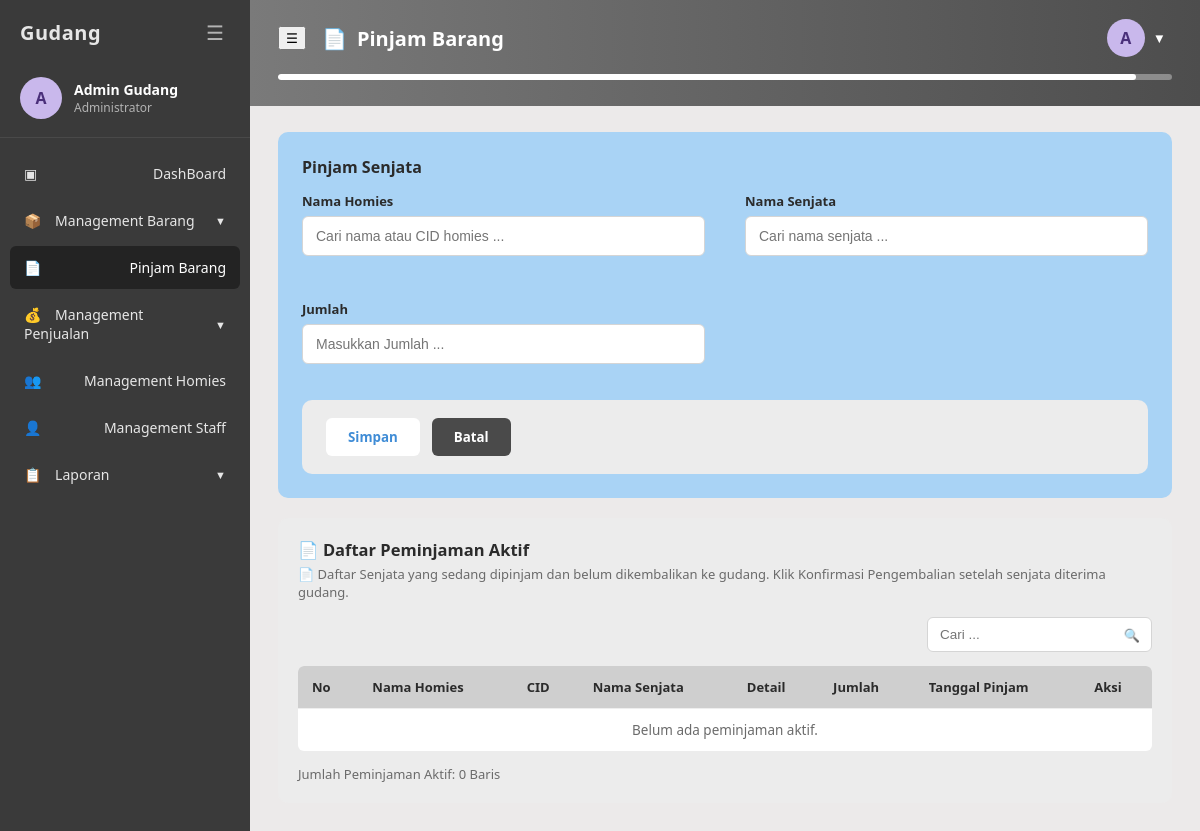
Page /peminjaman/peminjaman.php (signed in) on the earlier database version.
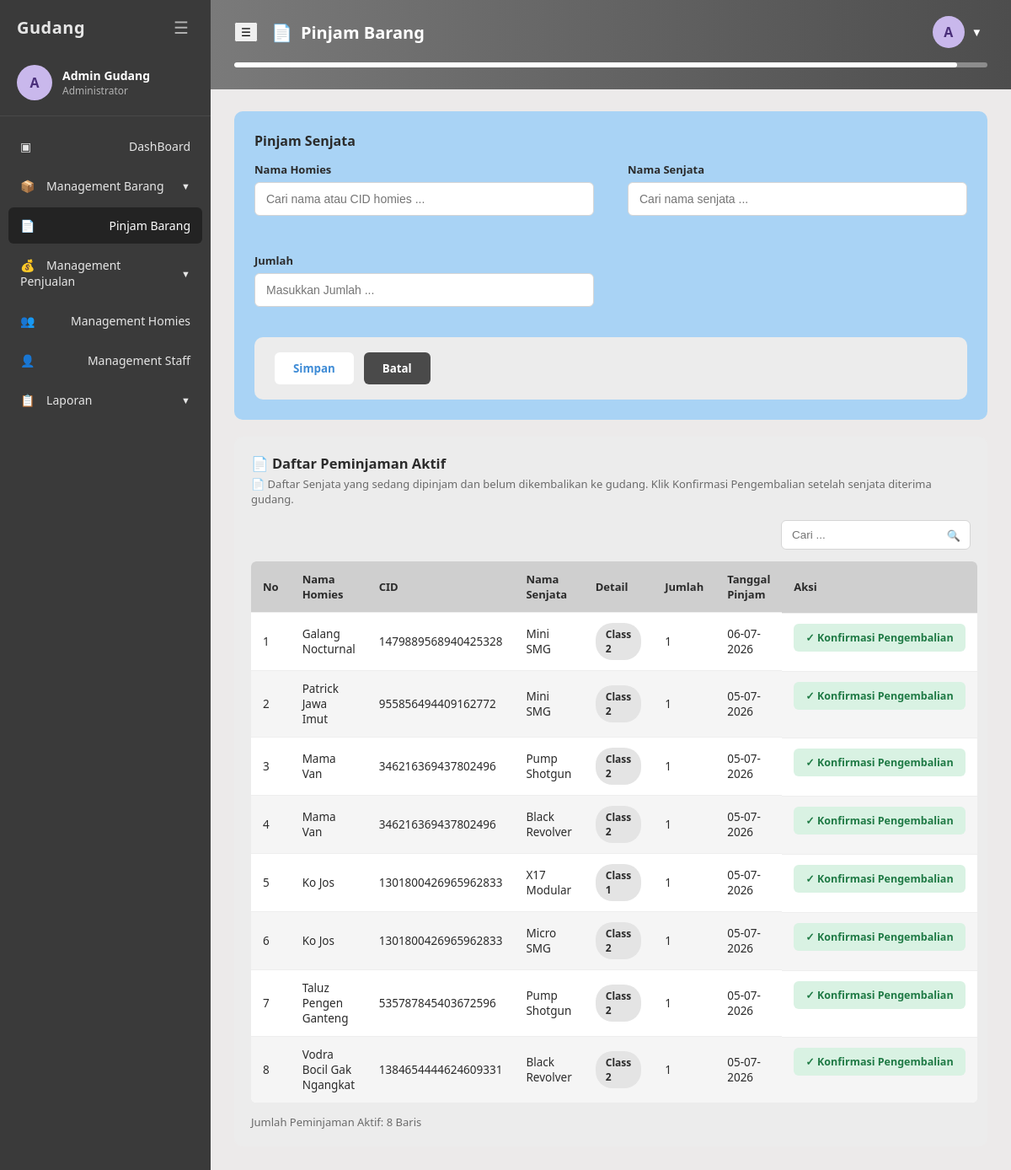
Same page on the later database version.
### tables this page shows
CREATE TABLE `peminjaman` (
  `id` int(11) NOT NULL,
  `id_homies` int(11) NOT NULL,
  `id_barang` int(11) NOT NULL,
  `tanggal_pinjam` date NOT NULL,
  `tanggal_kembali` date DEFAULT NULL,
  `jumlah` int(11) NOT NULL,
  `status` enum('Dipinjam','Dikembalikan') NOT NULL DEFAULT 'Dipinjam',
  `diinput_oleh` varchar(100) DEFAULT NULL,
  `dikembalikan_oleh` varchar(100) DEFAULT NULL,
  `created_at` timestamp NOT NULL DEFAULT CURRENT_TIMESTAMP
);

CREATE TABLE `homies` (
  `id` int(11) NOT NULL,
  `nama` varchar(100) NOT NULL,
  `nomor_hp` varchar(20) DEFAULT NULL,
  `cid` varchar(50) NOT NULL,
  `created_at` timestamp NOT NULL DEFAULT CURRENT_TIMESTAMP
);

CREATE TABLE `kategori_barang` (
  `id` int(11) NOT NULL,
  `jenis` enum('Senjata','Narko','Lainnya') NOT NULL,
  `nama_barang` varchar(150) NOT NULL,
  `class_senjata` enum('Class 1','Class 2','Class 3','Class 4') DEFAULT NULL,
  `tag_narko` enum('Bungkusan','Mentahan') DEFAULT NULL,
  `tag_lainnya` enum('Vest','Ammo','Attachment') DEFAULT NULL,
  `stok` int(11) NOT NULL DEFAULT '0',
  `created_at` timestamp NOT NULL DEFAULT CURRENT_TIMESTAMP,
  `updated_at` timestamp NOT NULL DEFAULT CURRENT_TIMESTAMP ON UPDATE CURRENT_TIMESTAMP
);

### includes/auth.php (called while the page is built, shortened)
<?php
function current_user() {
    return [
        'id'        => $_SESSION['user_id'] ?? null,
        'username'  => $_SESSION['username'] ?? null,
        'full_name' => $_SESSION['full_name'] ?? null,
        'role'      => $_SESSION['role'] ?? null,
    ];
}
function is_admin() {
    return ($_SESSION['role'] ?? null) === 'admin';
}
function role_label() {
    return is_admin() ? 'Administrator' : 'Kepala Staff';
}
function e($str) {
    return htmlspecialchars($str ?? '', ENT_QUOTES, 'UTF-8');
}

### peminjaman/peminjaman.php (the view, shortened to what this page needs)
<?php
require_once __DIR__ . '/../includes/auth.php';
$base = '../';
$active_menu = 'pinjam';
$page_title = 'Pinjam Barang - Gudang';
$page_header = 'Pinjam Barang';
$page_icon = '&#128196;';
$aktifList = [];
$res = mysqli_query($conn, "SELECT p.id, p.jumlah, p.tanggal_pinjam, h.nama AS nama_homies, h.cid,
                                    k.nama_barang, k.class_senjata
                             FROM peminjaman p
                             JOIN homies h ON h.id = p.id_homies
                             JOIN kategori_barang k ON k.id = p.id_barang
                             WHERE p.status = 'Dipinjam'
                             ORDER BY p.tanggal_pinjam DESC, p.id DESC");
while ($row = mysqli_fetch_assoc($res)) { $aktifList[] = $row; }
include __DIR__ . '/../includes/header.php';
?>
<div class="form-panel">
    <h3>Pinjam Senjata</h3>
    <form method="POST" action="peminjaman.php">
        <div class="form-grid">
            <div class="form-group">
                <label for="homiesSearch">Nama Homies</label>
                <div class="search-select" data-search-select>
                    <input type="text" id="homiesSearch" class="ss-input" data-ss-search
                           placeholder="Cari nama atau CID homies ..." autocomplete="off">
                </div>
            </div>
            <div class="form-group">
                <label for="senjataSearch">Nama Senjata</label>
                <div class="search-select" data-search-select>
                    <input type="text" id="senjataSearch" class="ss-input" data-ss-search
                           placeholder="Cari nama senjata ..." autocomplete="off">
                </div>
            </div>
            <div class="form-group">
                <label for="jumlah">Jumlah</label>
                <input type="number" id="jumlah" name="jumlah" min="1" placeholder="Masukkan Jumlah ..." value="<?= e($_POST['jumlah'] ?? '') ?>" required>
            </div>
        </div>
        <div class="form-actions-panel" style="margin-top:18px;">
            <button type="submit" name="add_pinjam" value="1" class="btn-primary-form">Simpan</button>
            <button type="reset" class="btn-cancel-form">Batal</button>
        </div>
    </form>
</div>
<div class="panel">
    <div class="panel-header">
        <div>
            <h3>&#128196; Daftar Peminjaman Aktif</h3>
            <p class="panel-desc">&#128196; Daftar Senjata yang sedang dipinjam dan belum dikembalikan ke gudang. Klik Konfirmasi Pengembalian setelah senjata diterima gudang.</p>
        </div>
    </div>
    <div class="panel-toolbar">
        <div class="search-box">
            <input type="text" placeholder="Cari ..." data-table-search="#peminjamanTable">
            <span class="icon">&#128269;</span>
        </div>
    </div>
    <table class="data-table" id="peminjamanTable">
        <thead>
            <tr>
                <th>No</th>
                <th>Nama Homies</th>
                <th>CID</th>
                <th>Nama Senjata</th>
                <th>Detail</th>
                <th>Jumlah</th>
                <th>Tanggal Pinjam</th>
                <th>Aksi</th>
            </tr>
        </thead>
        <tbody>
            <?php if (empty($aktifList)): ?>
                <tr><td colspan="8" style="text-align:center; color:var(--text-muted);">Belum ada peminjaman aktif.</td></tr>
            <?php else: ?>
                <?php foreach ($aktifList as $i => $p): ?>
                <tr>
                    <td><?= $i + 1 ?></td>
                    <td><?= e($p['nama_homies']) ?></td>
                    <td><?= e($p['cid']) ?></td>
                    <td><?= e($p['nama_barang']) ?></td>
                    <td><span class="badge badge-chip"><?= e($p['class_senjata']) ?></span></td>
                    <td><?= (int)$p['jumlah'] ?></td>
                    <td><?= e(date('d-m-Y', strtotime($p['tanggal_pinjam']))) ?></td>
                    <td class="aksi-cell">
                        <form method="POST" action="kembalikan.php" style="display:inline;"
                              onsubmit="return confirm('Konfirmasi: senjata &quot;<?= e(addslashes($p['nama_barang'])) ?>&quot; sebanyak <?= (int)$p['jumlah'] ?> dari <?= e(addslashes($p['nama_homies'])) ?> sudah dikembalikan?');">
                            <button type="submit" class="btn-return">&#10003; Konfirmasi Pengembalian</button>
                        </form>
                    </td>
                </tr>
                <?php endforeach; ?>
            <?php endif; ?>
        </tbody>
    </table>
    <div class="table-footer">
        <span>Jumlah Peminjaman Aktif: <?= count($aktifList) ?> Baris</span>
    </div>
</div>
<?php include __DIR__ . '/../includes/footer.php'; ?>

### includes/header.php (shortened to what this page needs)
<?php
$base = $base ?? '';
$page_header = $page_header ?? ($page_title ?? '');
$page_icon = $page_icon ?? '&#9635;';
$header_variant = $header_variant ?? 'gray';
?>
<!DOCTYPE html>
<html lang="id">
<head>
<link rel="stylesheet" href="<?= $base ?>assets/css/style.css">
</head>
<body>
<div class="app-layout">
    <?php include __DIR__ . '/sidebar.php'; ?>
    <div class="main-content">
        <div class="page-header <?= $header_variant === 'purple' ? 'purple' : '' ?>">
            <div class="page-header-row">
                <div style="display:flex; align-items:center; gap:16px;">
                    <button class="burger-desktop" data-toggle="sidebar" aria-label="Toggle menu">&#9776;</button>
                    <h2><span><?= $page_icon ?></span> <?= e($page_header) ?></h2>
                </div>
                <div style="display:flex; align-items:center; gap:14px;">
                    <div class="topbar-user">
                        <button class="topbar-user-btn">
                            <div class="avatar-circle"><?= e($initial) ?></div>
                            <span>&#9660;</span>
                        </button>
                    </div>
                </div>
            </div>
            <div class="progress-bar"><span></span></div>
        </div>
        <div class="content-area">

### includes/sidebar.php (shortened to what this page needs)
<?php
$base = $base ?? '';
$active_menu = $active_menu ?? '';
$u = current_user();
$initial = strtoupper(substr($u['full_name'] ?? 'U', 0, 1));
?>
<aside class="sidebar">
    <div class="sidebar-top">
        <span>Gudang</span>
        <button class="burger" data-toggle="sidebar" aria-label="Toggle menu">&#9776;</button>
    </div>
    <div class="sidebar-user">
        <div class="avatar-circle"><?= e($initial) ?></div>
        <div>
            <div class="u-name"><?= e($u['full_name']) ?></div>
            <div class="u-role"><?= e(role_label()) ?></div>
        </div>
    </div>
    <nav class="sidebar-nav">
        <ul>
            <li class="nav-item <?= $active_menu === 'dashboard' ? 'active' : '' ?>">
                <a href="<?= $base ?>dashboard.php"><span class="icon">&#9635;</span> DashBoard</a>
            </li>
            <li>
                <div class="nav-parent <?= $active_menu === 'barang' ? 'active open' : '' ?>">
                    <span><span class="icon">&#128230;</span> Management Barang</span>
                    <span class="chevron">&#9660;</span>
                </div>
            </li>
            <li class="nav-item <?= $active_menu === 'pinjam' ? 'active' : '' ?>">
                <a href="<?= $base ?>peminjaman/peminjaman.php"><span class="icon">&#128196;</span> Pinjam Barang</a>
            </li>
            <li>
                <div class="nav-parent <?= $active_menu === 'penjualan' ? 'active open' : '' ?>">
                    <span><span class="icon">&#128176;</span> Management Penjualan</span>
                    <span class="chevron">&#9660;</span>
                </div>
            </li>
            <li class="nav-item <?= $active_menu === 'homies' ? 'active' : '' ?>">
                <a href="<?= $base ?>homies/menajemen_homies.php"><span class="icon">&#128101;</span> Management Homies</a>
            </li>
            <?php if (is_admin()): ?>
            <li class="nav-item <?= $active_menu === 'staff' ? 'active' : '' ?>">
                <a href="<?= $base ?>staff/management_staff.php"><span class="icon">&#128100;</span> Management Staff</a>
            </li>
            <?php endif; ?>
            <li>
                <div class="nav-parent <?= $active_menu === 'laporan' ? 'active open' : '' ?>">
                    <span><span class="icon">&#128203;</span> Laporan</span>
                    <span class="chevron">&#9660;</span>
                </div>
            </li>
        </ul>
    </nav>
</aside>

### includes/footer.php (shortened to what this page needs)
        </div>
    </div>
</div>
</body>
</html>

Differences in the rows shown:
added peminjaman: id_homies.nama "Galang Nocturnal", id_homies.cid "1479889568940425328", id_barang.nama_barang "Mini SMG", id_barang.class_senjata "Class 2", jumlah "1", tanggal_pinjam "06-07-2026"
added peminjaman: id_homies.nama "Patrick Jawa Imut", id_homies.cid "955856494409162772", id_barang.nama_barang "Mini SMG", id_barang.class_senjata "Class 2", jumlah "1", tanggal_pinjam "05-07-2026"
added peminjaman: id_homies.nama "Mama Van", id_homies.cid "346216369437802496", id_barang.nama_barang "Pump Shotgun", id_barang.class_senjata "Class 2", jumlah "1", tanggal_pinjam "05-07-2026"
added peminjaman: id_homies.nama "Mama Van", id_homies.cid "346216369437802496", id_barang.nama_barang "Black Revolver", id_barang.class_senjata "Class 2", jumlah "1", tanggal_pinjam "05-07-2026"
added peminjaman: id_homies.nama "Ko Jos", id_homies.cid "1301800426965962833", id_barang.nama_barang "X17 Modular", id_barang.class_senjata "Class 1", jumlah "1", tanggal_pinjam "05-07-2026"
added peminjaman: id_homies.nama "Ko Jos", id_homies.cid "1301800426965962833", id_barang.nama_barang "Micro SMG", id_barang.class_senjata "Class 2", jumlah "1", tanggal_pinjam "05-07-2026"
added peminjaman: id_homies.nama "Taluz Pengen Ganteng", id_homies.cid "535787845403672596", id_barang.nama_barang "Pump Shotgun", id_barang.class_senjata "Class 2", jumlah "1", tanggal_pinjam "05-07-2026"
added peminjaman: id_homies.nama "Vodra Bocil Gak Ngangkat", id_homies.cid "1384654444624609331", id_barang.nama_barang "Black Revolver", id_barang.class_senjata "Class 2", jumlah "1", tanggal_pinjam "05-07-2026"
Other differences:
count($aktifList): "0" → "8"
text no longer shown: "Belum ada peminjaman aktif."
